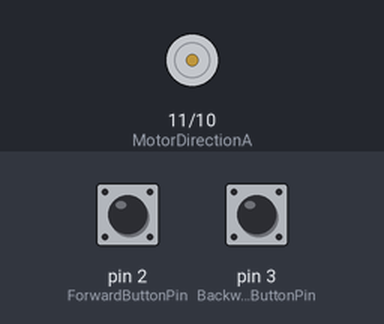
The sketch below on a simulated Arduino Uno, built with avr-gcc and run on an emulated ATmega328P. On the bench: motor-driver pin pairs drawn as motors (green arrow = first pin HIGH = forward, orange = second pin HIGH = backward, longer = more drive). The inputs (shaded band) are chosen by the test bench; at power-on: pin 2 (ForwardButtonPin) LOW, pin 3 (BackwardButtonPin) LOW.

Above: at 1.2 s.
1.3 s: pin 2 (ForwardButtonPin) pulled HIGH for 0.15 s
At 1.37 s:
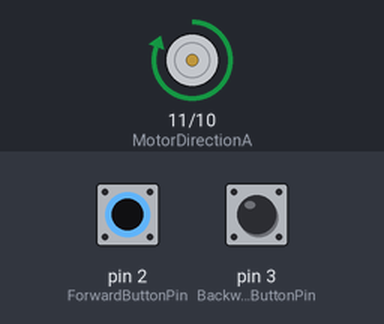
2.9 s: pin 3 (BackwardButtonPin) pulled HIGH for 0.15 s
At 2.97 s:
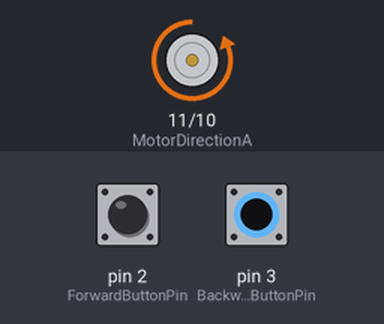
4.5 s: pin 3 (BackwardButtonPin) pulled HIGH for 3.2 s
At 8.9 s:
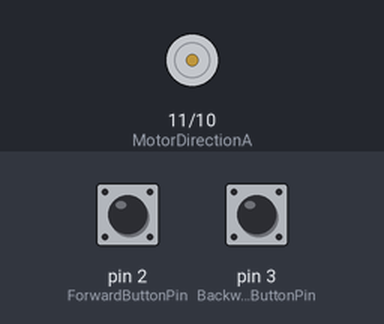
9.2 s: pin 2 (ForwardButtonPin) pulled HIGH for 3.2 s
At 10.1 s:
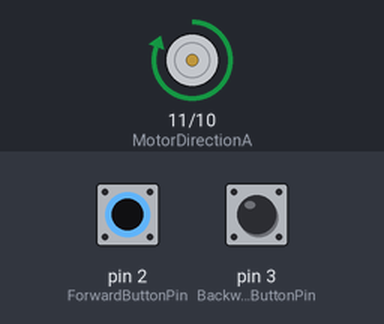
Timing chart, 0 to 13.9 s (numbered marks = the images above; inputs shaded):
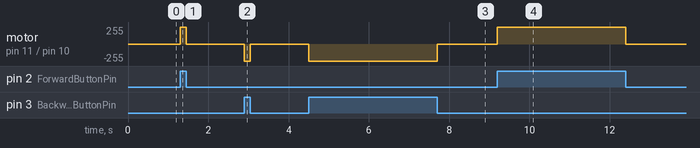

Measured:
- after the input at 1.3 s, motor on pin 11 (MotorDirectionA) / pin 10 (MotorDirectionB): stopped → forward 255/255 at once, → stopped 0.15 s later
- after the input at 2.9 s, motor on pin 11 (MotorDirectionA) / pin 10 (MotorDirectionB): stopped → backward 255/255 at once, → stopped 0.15 s later
- after the input at 4.5 s, motor on pin 11 (MotorDirectionA) / pin 10 (MotorDirectionB): stopped → backward 255/255 at once, → stopped 3.2 s later
- after the input at 9.2 s, motor on pin 11 (MotorDirectionA) / pin 10 (MotorDirectionB): stopped → forward 255/255 at once, → stopped 3.2 s later

The sketch:

NewDoubleButtonCode.ino
```cpp
#include "arduino.h"
#define MotorDirectionA 11
#define MotorDirectionB 10
#define ForwardButtonPin 2
#define BackwardButtonPin 3

/*GLOBAL VARIABLES*/
enum
{
    DONOTHING,
    GOFORWARD,
    GOBACKWARD
} motorstate;

void setup()
{
    pinMode(MotorDirectionA, OUTPUT);
    pinMode(MotorDirectionB, OUTPUT);
    pinMode(ForwardButtonPin, INPUT); // switch
    pinMode(BackwardButtonPin, INPUT);
    digitalWrite(MotorDirectionA, HIGH);
    digitalWrite(MotorDirectionB, HIGH);
    motorstate = DONOTHING;
}

void loop()
{
    switch (motorstate)
    {
    case DONOTHING:
        if (digitalRead(ForwardButtonPin))
        {
            // go forwards!!
            digitalWrite(MotorDirectionA, HIGH);
            digitalWrite(MotorDirectionB, LOW);
            motorstate = GOFORWARD;
        }
        else if (digitalRead(BackwardButtonPin))
        {
            digitalWrite(MotorDirectionA, LOW);
            digitalWrite(MotorDirectionB, HIGH);
            motorstate = GOBACKWARD;
        }
        break;
    case GOFORWARD:
        if (!digitalRead(ForwardButtonPin))
        {
            digitalWrite(MotorDirectionA, LOW);
            digitalWrite(MotorDirectionB, LOW);
            motorstate = DONOTHING;
        }
        break;
    case GOBACKWARD:
        if (!digitalRead(BackwardButtonPin))
        {
            digitalWrite(MotorDirectionA, LOW);
            digitalWrite(MotorDirectionB, LOW);
            motorstate = DONOTHING;
        }
        break;
    }
}
```
